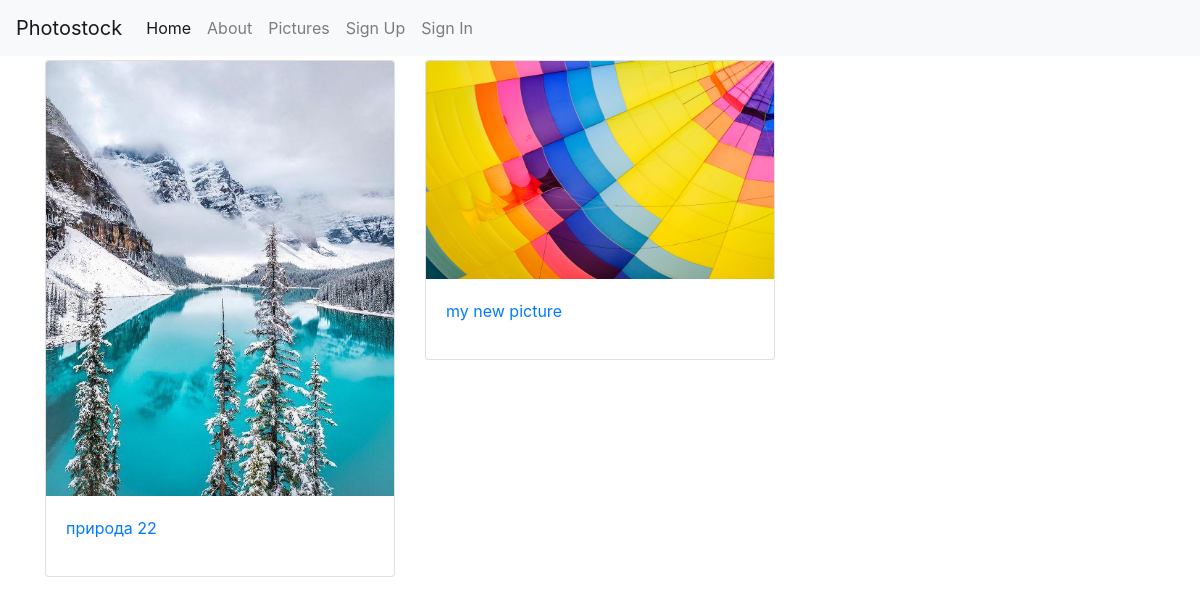
Page /pics/ on the committed database.
### pictures/models.py (models this page shows, shortened)
class Picture(models.Model):
    user = models.ForeignKey(User, on_delete=models.CASCADE)
    title = models.CharField(max_length=255)
    picture = models.ImageField(upload_to='images/', null=True, blank=True)
    small_picture = ImageSpecField(source='picture',
                                   processors=[ResizeToFill(480, 220)],
                                   format='JPEG',
                                   options={'quality': 60})
    description = models.TextField()

### pictures/views.py (the view)
# urls.py: path("", PictureList.as_view(), name="picture_list"),
class PictureList(ListView):
    model = Picture
    template_name = 'pictures/my_picture_list.html'
    context_object_name = 'pics_list'

### photostock/utils/context_processors.py (called while the page is built)
def settings_context(_request):
    return {"DEBUG": settings.DEBUG}

### photostock/templates/pictures/my_picture_list.html (shortened to what this page needs)
{% extends "base.html" %}
{% block content %}
<div class="row">
  {% for pic in pics_list %}
  <div class="col-sm-4">
    <div class="card">
       <img class="card-img-top" src="{{ pic.small_picture.url }}" alt="{{ pic.title }}">
       <div class="card-body">
        <p class="card-text"><a href="{% url 'picture_detail' pic.pk %}">{{ pic.title }}</a></p>
     </div>
    </div>
  </div>
  {% endfor %}
</div>
{% endblock %}

### rows in the picture
Picture: small_picture (picture), title "природа 22"
Picture: small_picture (picture), title "my new picture"
